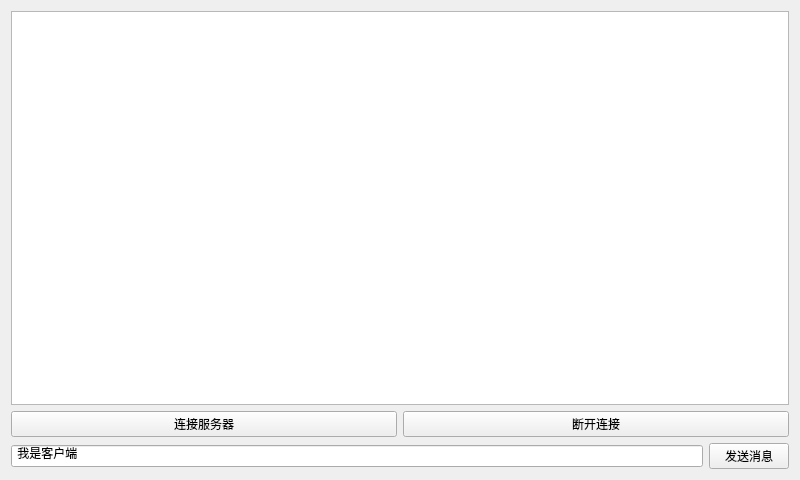
<?xml version="1.0" encoding="UTF-8"?>
<ui version="4.0">
 <class>Widget</class>
 <widget class="QWidget" name="Widget">
  <property name="geometry">
   <rect>
    <x>0</x>
    <y>0</y>
    <width>800</width>
    <height>480</height>
   </rect>
  </property>
  <property name="windowTitle">
   <string>Widget</string>
  </property>
  <layout class="QVBoxLayout" name="verticalLayout">
   <item>
    <widget class="QTextBrowser" name="textBrowser"/>
   </item>
   <item>
    <layout class="QHBoxLayout" name="horizontalLayout">
     <item>
      <widget class="QPushButton" name="pushButton">
       <property name="styleSheet">
        <string notr="true"/>
       </property>
       <property name="text">
        <string>连接服务器</string>
       </property>
       <property name="checkable">
        <bool>false</bool>
       </property>
      </widget>
     </item>
     <item>
      <widget class="QPushButton" name="pushButton_2">
       <property name="styleSheet">
        <string notr="true"/>
       </property>
       <property name="text">
        <string>断开连接</string>
       </property>
       <property name="checkable">
        <bool>false</bool>
       </property>
       <property name="checked">
        <bool>false</bool>
       </property>
      </widget>
     </item>
    </layout>
   </item>
   <item>
    <layout class="QHBoxLayout" name="horizontalLayout_2">
     <item>
      <widget class="QLineEdit" name="lineEdit">
       <property name="text">
        <string> 我是客户端</string>
       </property>
      </widget>
     </item>
     <item>
      <widget class="QPushButton" name="pushButton_3">
       <property name="text">
        <string>发送消息</string>
       </property>
      </widget>
     </item>
    </layout>
   </item>
  </layout>
 </widget>
 <resources/>
 <connections/>
</ui>
